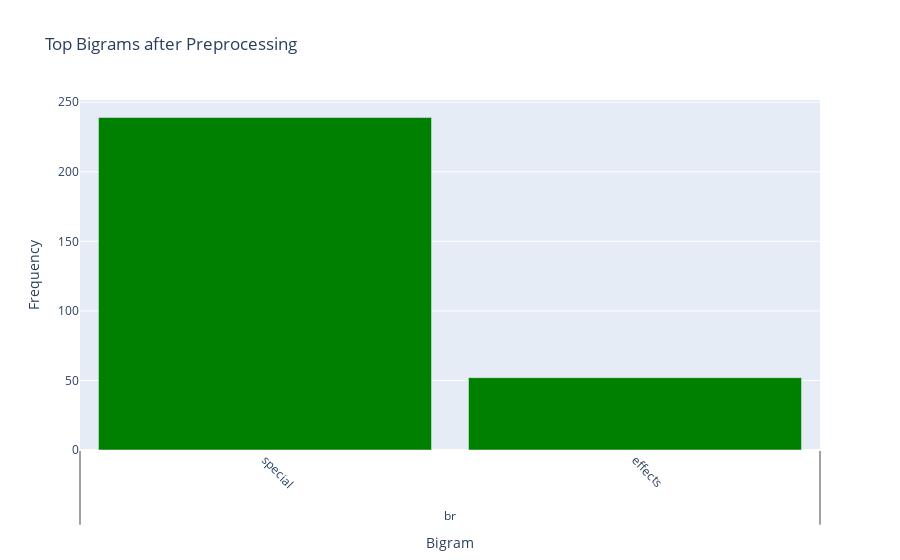

The notebook cell saved with this chart:
### Code cell
# 2. Bigram Frequency Distribution
all_bigrams = [bigram for review in train_data["bigrams"] for bigram in review]
bigram_counts = Counter(all_bigrams)
bigram_df = pd.DataFrame(bigram_counts.most_common(20), columns=["Bigram", "Frequency"])


# Plotting Bigram Frequency Distribution with Plotly
fig = px.bar(
    bigram_df,
    x="Bigram",
    y="Frequency",
    title="Top Bigrams after Preprocessing",
    color_discrete_sequence=["green"],
)
fig.update_xaxes(tickangle=45)
fig.update_layout(xaxis_title="Bigram", yaxis_title="Frequency", bargap=0.1)
fig.show()

### Figure 1 — Plotly figure (JSON) as saved in the notebook; plotly's stock layout.template omitted (floating-point values rounded to 4 significant figures)
{"data": [{"alignmentgroup": "True", "hovertemplate": "Bigram=%{x}<br>Frequency=%{y}<extra></extra>", "legendgroup": "", "marker": {"color": "green", "pattern": {"shape": ""}}, "name": "", "offsetgroup": "", "orientation": "v", "showlegend": false, "textposition": "auto", "type": "bar", "x": [["br", "br"], ["special", "effects"], ["br", "movie"], ["even", "though"], ["ever", "seen"], ["br", "film"], ["moviebr", "br"], ["one", "best"], ["ive", "seen"], ["waste", "time"], ["dont", "know"], ["first", "time"], ["watch", "movie"], ["filmbr", "br"], ["much", "better"], ["itbr", "br"], ["new", "york"], ["years", "ago"], ["im", "sure"], ["looks", "like"]], "xaxis": "x", "y": [239, 52, 46, 45, 45, 45, 44, 43, 40, 35, 35, 33, 33, 33, 33, 33, 31, 30, 29, 29], "yaxis": "y"}], "layout": {"bargap": 0.1, "barmode": "relative", "legend": {"tracegroupgap": 0}, "title": {"text": "Top Bigrams after Preprocessing"}, "xaxis": {"anchor": "y", "domain": [0, 1], "tickangle": 45, "title": {"text": "Bigram"}}, "yaxis": {"anchor": "x", "domain": [0, 1], "title": {"text": "Frequency"}}}}
